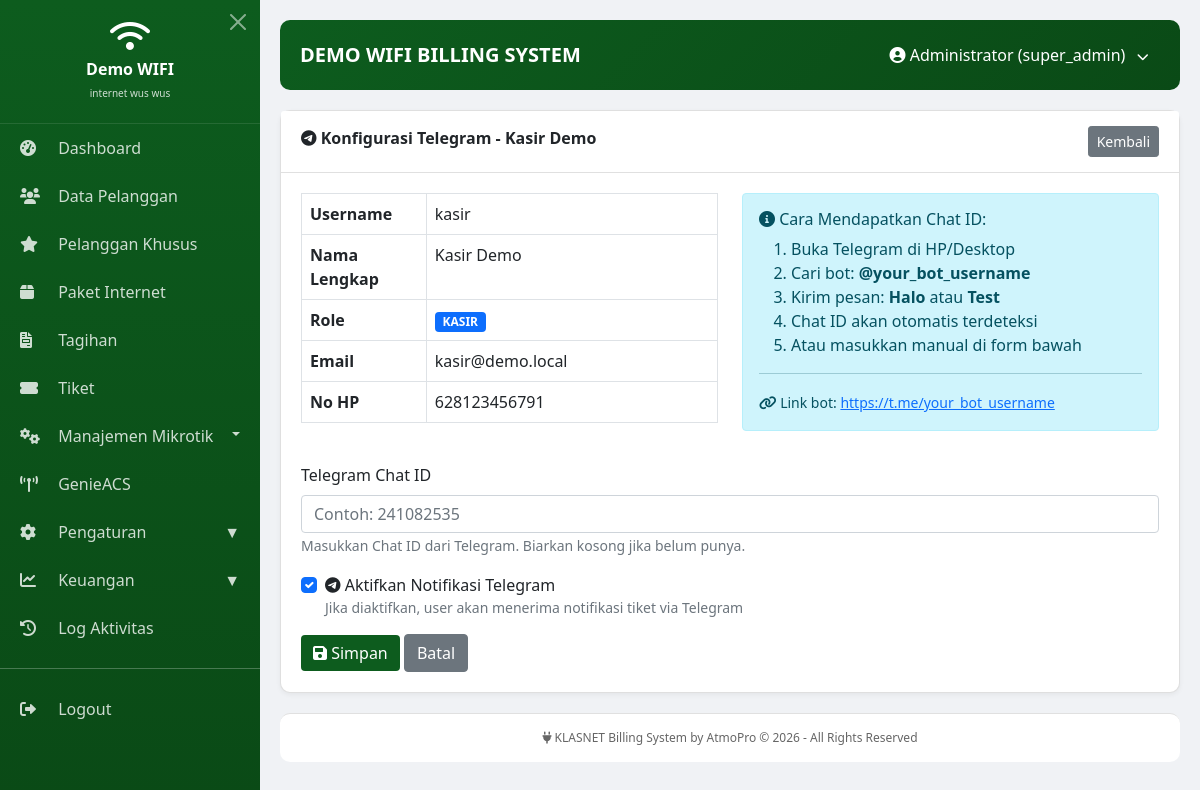
Screenshot of /modules/users/update_telegram.php?id=18 (signed in) with the database file from the repository.
### tables this page shows
CREATE TABLE `users` (
  `id` int(11) NOT NULL AUTO_INCREMENT,
  `username` varchar(50) NOT NULL,
  `password` varchar(255) NOT NULL,
  `fullname` varchar(100) NOT NULL,
  `role` enum('super_admin','kasir','teknisi','pelanggan') NOT NULL,
  `email` varchar(100) DEFAULT NULL,
  `phone` varchar(20) DEFAULT NULL,
  `telegram_chat_id` varchar(50) DEFAULT NULL,
  `receive_telegram_notification` tinyint(1) DEFAULT 1,
  `is_active` tinyint(1) DEFAULT 1,
  `last_login` datetime DEFAULT NULL,
  `created_at` timestamp NULL DEFAULT current_timestamp(),
  PRIMARY KEY (`id`),
  UNIQUE KEY `username` (`username`)
);

### modules/users/update_telegram.php (the view, shortened to what this page needs)
<?php
$pdo = Database::getInstance()->getConnection();
$user_id = $_GET['id'] ?? 0;
$stmt = $pdo->prepare("SELECT id, username, fullname, role, phone, email, telegram_chat_id, receive_telegram_notification FROM users WHERE id = ?");
$stmt->execute([$user_id]);
$user = $stmt->fetch();
include '../../includes/header.php';
?>
<div class="card">
    <div class="card-header">
        <i class="fab fa-telegram"></i> Konfigurasi Telegram - <?= htmlspecialchars($user['fullname']) ?>
        <a href="index.php" class="btn btn-secondary btn-sm float-end">Kembali</a>
    </div>
    <div class="card-body">
        <div class="row mb-3">
            <div class="col-md-6">
                <table class="table table-bordered">
                    <tr>
                        <th style="width:30%">Username</th>
                        <td><?= htmlspecialchars($user['username']) ?></td>
                    </tr>
                    <tr>
                        <th>Nama Lengkap</th>
                        <td><?= htmlspecialchars($user['fullname']) ?></td>
                    </tr>
                    <tr>
                        <th>Role</th>
                        <td><span class="badge bg-primary"><?= strtoupper($user['role']) ?></span></td>
                    </tr>
                    <tr>
                        <th>Email</th>
                        <td><?= htmlspecialchars($user['email'] ?? '-') ?></td>
                    </tr>
                    <tr>
                        <th>No HP</th>
                        <td><?= htmlspecialchars($user['phone'] ?? '-') ?></td>
                    </tr>
                </table>
            </div>
            <div class="col-md-6">
                <div class="alert alert-info">
                    <h6><i class="fas fa-info-circle"></i> Cara Mendapatkan Chat ID:</h6>
                    <ol>
                        <li>Buka Telegram di HP/Desktop</li>
                        <li>Cari bot: <strong>@your_bot_username</strong></li>
                        <li>Kirim pesan: <strong>Halo</strong> atau <strong>Test</strong></li>
                        <li>Chat ID akan otomatis terdeteksi</li>
                        <li>Atau masukkan manual di form bawah</li>
                    </ol>
                    <hr>
                    <small>
                        <i class="fas fa-link"></i> Link bot:
                        <a href="https://t.me/your_bot_username" target="_blank">https://t.me/your_bot_username</a>
                    </small>
                </div>
            </div>
        </div>
        <form method="POST">
            <div class="mb-3">
                <label class="form-label">Telegram Chat ID</label>
                <input type="text" name="telegram_chat_id" class="form-control"
                       value="<?= htmlspecialchars($user['telegram_chat_id'] ?? '') ?>"
                       placeholder="Contoh: 241082535">
                <small class="text-muted">
                    Masukkan Chat ID dari Telegram. Biarkan kosong jika belum punya.
                </small>
            </div>
            <div class="mb-3 form-check">
                <input type="checkbox" name="receive_notification" class="form-check-input"
                       id="receive_notification" <?= ($user['receive_telegram_notification'] ?? 1) == 1 ? 'checked' : '' ?>>
                <label class="form-check-label" for="receive_notification">
                    <i class="fab fa-telegram"></i> Aktifkan Notifikasi Telegram
                </label>
                <small class="d-block text-muted">
                    Jika diaktifkan, user akan menerima notifikasi tiket via Telegram
                </small>
            </div>
            <button type="submit" name="update" class="btn btn-primary">
                <i class="fas fa-save"></i> Simpan
            </button>
            <a href="index.php" class="btn btn-secondary">Batal</a>
        </form>
    </div>
</div>
<?php include '../../includes/footer.php'; ?>

### includes/header.php (style rules this page uses)
* { margin: 0; padding: 0; box-sizing: border-box; }
body { font-family: 'Segoe UI', sans-serif; background: #f0f2f5; }
.card { background: white; border-radius: 10px; margin-bottom: 20px; box-shadow: 0 2px 5px rgba(0,0,0,0.05); }
.card-header { background: white; border-bottom: 1px solid #e0e0e0; padding: 15px 20px; font-weight: 600; }
.card-body { padding: 20px; }
.btn-primary { background: #0d5c1e; border: none; }

### rows the page displays
users: fullname "Kasir Demo", username "kasir", role "KASIR", email "kasir@demo.local", phone "628123456791", receive_telegram_notification "☑"

### other values shown
$company_name "Demo WIFI"
$company_tagline "internet wus wus"
$company_name "DEMO WIFI"
$_SESSION['user_name'] "Administrator"
$_SESSION['user_role'] "super_admin"
